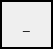
<?xml version="1.0" encoding="UTF-8"?>
<ui version="4.0">
 <class>ScrollAreaElem</class>
 <widget class="QWidget" name="ScrollAreaElem">
  <property name="geometry">
   <rect>
    <x>0</x>
    <y>0</y>
    <width>53</width>
    <height>49</height>
   </rect>
  </property>
  <property name="minimumSize">
   <size>
    <width>53</width>
    <height>49</height>
   </size>
  </property>
  <property name="maximumSize">
   <size>
    <width>53</width>
    <height>49</height>
   </size>
  </property>
  <property name="windowTitle">
   <string>Form</string>
  </property>
  <layout class="QVBoxLayout" name="verticalLayout">
   <property name="spacing">
    <number>0</number>
   </property>
   <property name="leftMargin">
    <number>0</number>
   </property>
   <property name="topMargin">
    <number>0</number>
   </property>
   <property name="rightMargin">
    <number>0</number>
   </property>
   <property name="bottomMargin">
    <number>0</number>
   </property>
   <item>
    <widget class="QLabel" name="label">
     <property name="frameShape">
      <enum>QFrame::Box</enum>
     </property>
     <property name="frameShadow">
      <enum>QFrame::Plain</enum>
     </property>
     <property name="lineWidth">
      <number>2</number>
     </property>
     <property name="text">
      <string>_</string>
     </property>
     <property name="alignment">
      <set>Qt::AlignCenter</set>
     </property>
    </widget>
   </item>
  </layout>
 </widget>
 <resources/>
 <connections/>
</ui>
